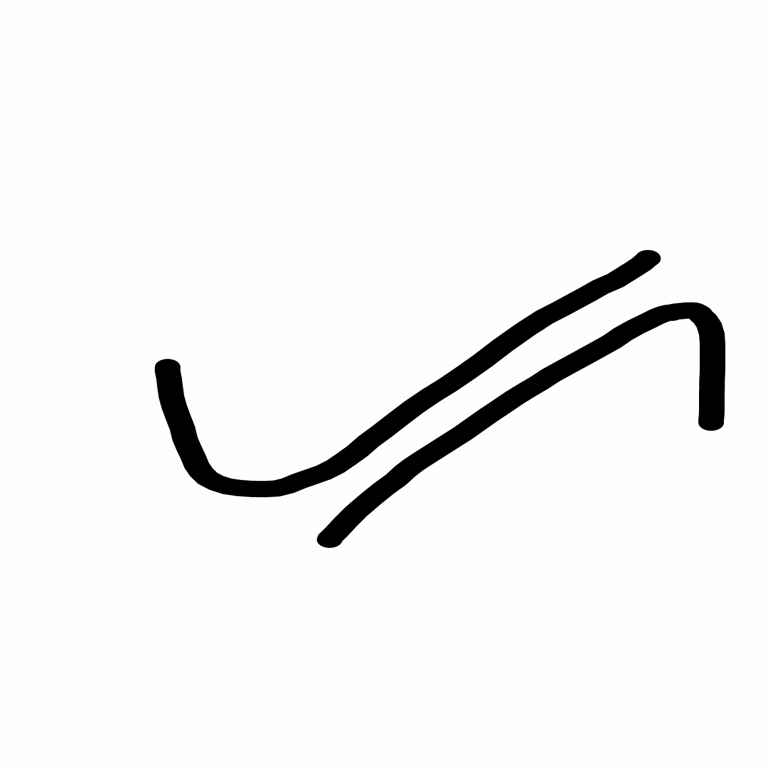
#> input picture data_train/aksara/gha/gha10.png, 768 x 768 px; its folder holds only this picture in this run
$ python preprocessing.py   (older library calls are emulated)
#> lines starting #> are read from the running program, lines starting #| are printed output that depends on the picture; after the words box and inside, x2 and y2 are one past the last pixel; in counts of white or black regions, pixels touching at a corner belong together
from PIL import Image
import glob

#read image
karakter = 'gha'
folder = 'data_train/aksara/'+karakter+'/*.png'
images = []
for filename in glob.glob(folder):
    image = Image.open(filename)
#> image is the input picture: PIL image 768x768 RGBA; mean R, G, B, A 243.3, 243.3, 243.3, 255
    images.append(image)

binary =[]
for (img) in images:
    pixels = img.load()
    width, height = img.size
    all_pixels = []
    for x in range(width):
        for y in range(height):
            hpixel = pixels[x,y]
            img_gray = (0.2989 * hpixel[0]) + (0.5870 * hpixel[1]) + (0.1140 * hpixel[2]) #konversi ke grayscale

            if img_gray >= 110:
                all_pixels.append(1)
            else:
                all_pixels.append(0)

    konversi = {0: 255,
                1: 0}

    data_isi = [konversi[letter] for letter in all_pixels]

    image = Image.new("1", img.size)
    image.putdata(data_isi)
    flip = image.transpose(Image.FLIP_TOP_BOTTOM)
    ftranspose = flip.transpose(Image.ROTATE_270)
    binary.append(ftranspose)
#> this loop made 1 pass
#> (width, height, konversi) on pass 1: (768, 768, {0: 255, 1: 0})
#> pass 1, `flip = image.transpose(Image.FLIP_TOP_BOTTOM)`:
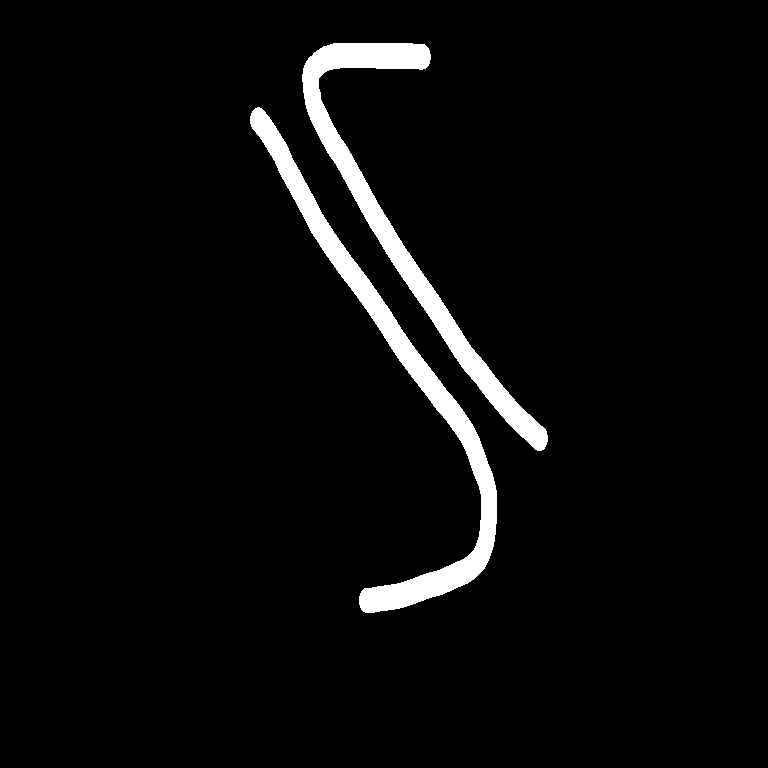
#> flip: PIL image 768x768 1; 4.2% white; 2 white regions, box (x1, y1, x2, y2) and area: (250, 107, 497, 613) 12889, (302, 43, 548, 451) 11718
#> pass 1, `ftranspose = flip.transpose(Image.ROTATE_270)`:
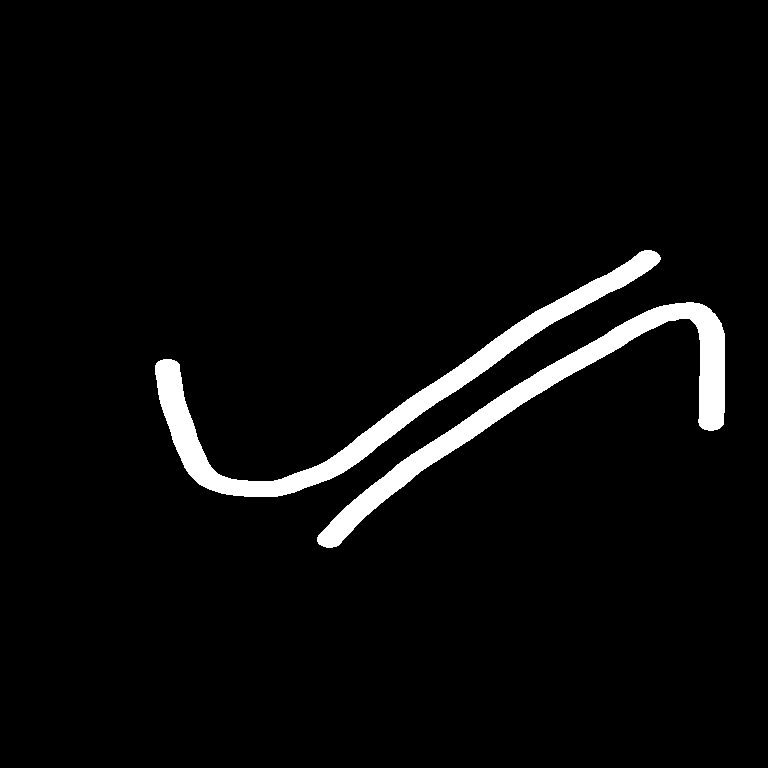
#> ftranspose: PIL image 768x768 1; 4.2% white; 2 white regions, box (x1, y1, x2, y2) and area: (155, 250, 661, 497) 12889, (317, 302, 725, 548) 11718
#> after the loop:
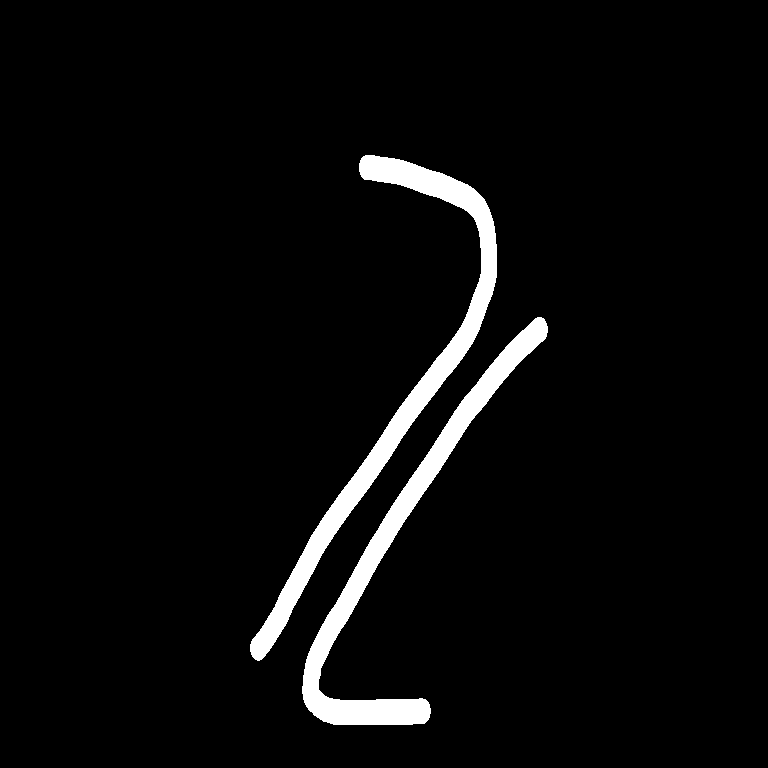
#> image: PIL image 768x768 1; 4.2% white; 2 white regions, box (x1, y1, x2, y2) and area: (250, 155, 497, 661) 12889, (302, 317, 548, 725) 11718
#> after the loop, binary = 1 item

for (i,new) in enumerate(binary):
    new.save('{}{}{}'.format('data_train/aksara_biner/'+karakter+'/'+karakter,i+1,'.png'))
#> this loop made 1 pass


"""
img_binary =[]
img_new = ImageMath.eval('255-(invert)', invert=image)

img = img.resize((768,768)) #>masih bisa (ukuran asli 768x768)
img = img.resize((50,50),Image.ANTIALIAS)
img = img.resize((600,600)) >mulai kepotong

pixel_values = list(img_new.getdata())
img_new.save()
print(pixel_values)
img_new.save('data_train/gabiner.png')
all_pixels = '\n'.join([','.join(map(str,item)) for item in all_pixels])
print(all_pixels) #menampilkan pixel binary
"""
